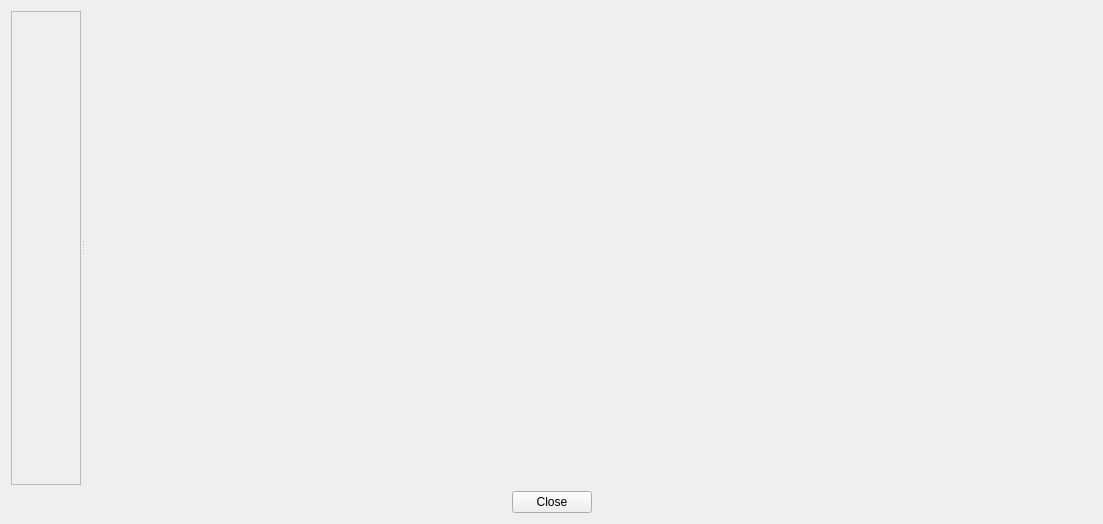
<?xml version="1.0" encoding="UTF-8"?>
<ui version="4.0">
 <class>DriverTrackerWidget</class>
 <widget class="QWidget" name="DriverTrackerWidget">
  <property name="geometry">
   <rect>
    <x>0</x>
    <y>0</y>
    <width>1103</width>
    <height>524</height>
   </rect>
  </property>
  <property name="windowTitle">
   <string>Form</string>
  </property>
  <property name="windowIcon">
   <iconset resource="../icons/icons.qrc">
    <normaloff>:/ui_icons/icon.png</normaloff>:/ui_icons/icon.png</iconset>
  </property>
  <layout class="QVBoxLayout" name="verticalLayout_2" stretch="1,0">
   <item>
    <widget class="QSplitter" name="splitter">
     <property name="orientation">
      <enum>Qt::Horizontal</enum>
     </property>
     <widget class="QScrollArea" name="scrollArea">
      <property name="widgetResizable">
       <bool>true</bool>
      </property>
      <widget class="QWidget" name="scrollAreaWidgetContents">
       <property name="geometry">
        <rect>
         <x>0</x>
         <y>0</y>
         <width>73</width>
         <height>469</height>
        </rect>
       </property>
       <layout class="QVBoxLayout" name="verticalLayout">
        <property name="margin">
         <number>0</number>
        </property>
        <item>
         <widget class="DriverTracker" name="driverTracker" native="true"/>
        </item>
       </layout>
      </widget>
     </widget>
     <widget class="DriverRadar" name="driverRadar" native="true">
      <property name="sizePolicy">
       <sizepolicy hsizetype="Expanding" vsizetype="Preferred">
        <horstretch>0</horstretch>
        <verstretch>0</verstretch>
       </sizepolicy>
      </property>
     </widget>
    </widget>
   </item>
   <item>
    <layout class="QHBoxLayout" name="horizontalLayout" stretch="0,0,0">
     <item>
      <spacer name="horizontalSpacer">
       <property name="orientation">
        <enum>Qt::Horizontal</enum>
       </property>
       <property name="sizeHint" stdset="0">
        <size>
         <width>40</width>
         <height>20</height>
        </size>
       </property>
      </spacer>
     </item>
     <item>
      <widget class="QPushButton" name="pushButton">
       <property name="text">
        <string>Close</string>
       </property>
      </widget>
     </item>
     <item>
      <spacer name="horizontalSpacer_2">
       <property name="orientation">
        <enum>Qt::Horizontal</enum>
       </property>
       <property name="sizeHint" stdset="0">
        <size>
         <width>40</width>
         <height>20</height>
        </size>
       </property>
      </spacer>
     </item>
    </layout>
   </item>
  </layout>
 </widget>
 <customwidgets>
  <customwidget>
   <class>DriverTracker</class>
   <extends>QWidget</extends>
   <header>tools/drivertracker.h</header>
   <container>1</container>
  </customwidget>
  <customwidget>
   <class>DriverRadar</class>
   <extends>QWidget</extends>
   <header>tools/driverradar.h</header>
   <container>1</container>
  </customwidget>
 </customwidgets>
 <resources>
  <include location="../icons/icons.qrc"/>
 </resources>
 <connections/>
</ui>
